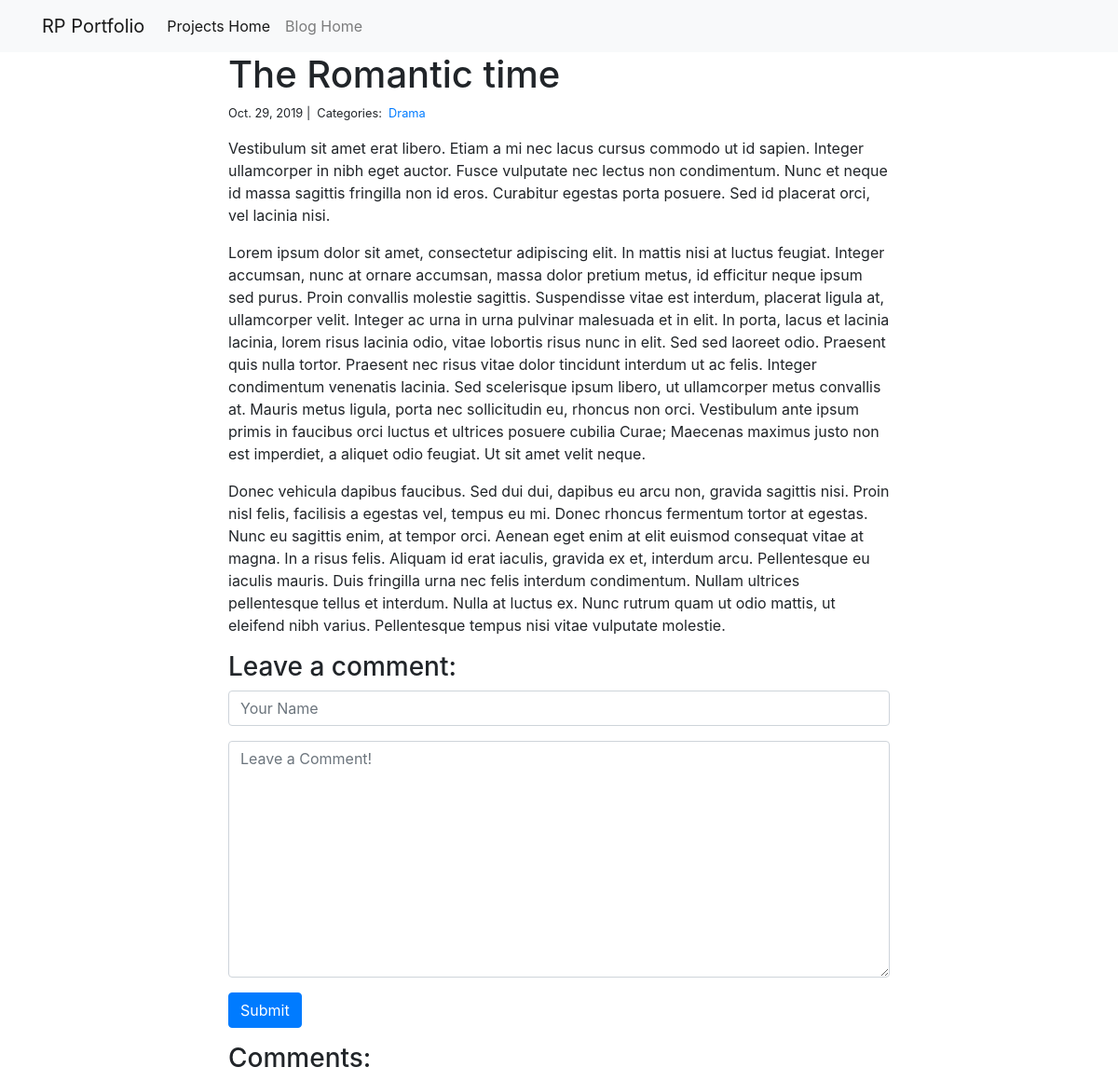
/blog/3/, run on an earlier commit of the app's database.
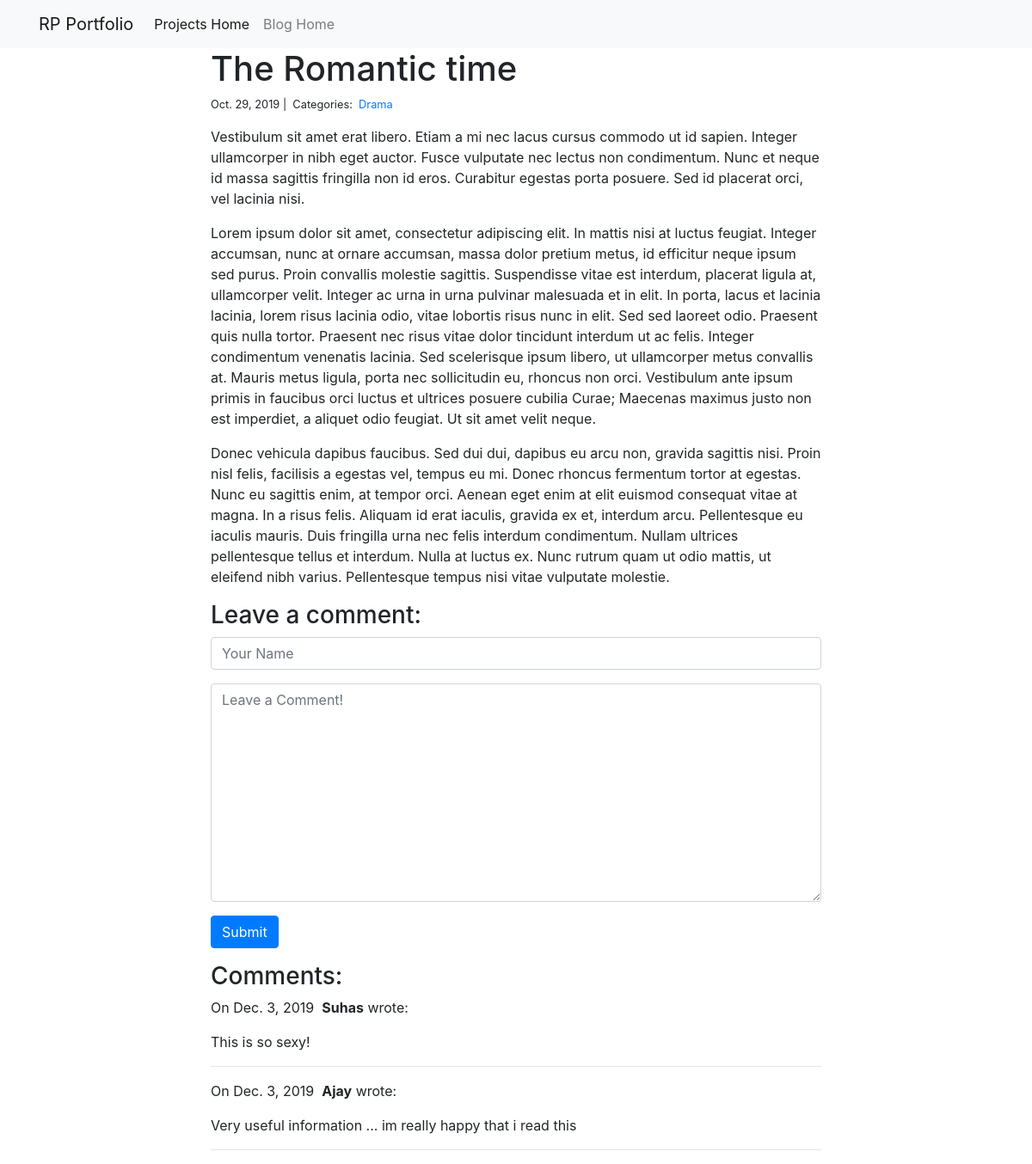
And on a later commit of the database.
### blog/models.py (models this page shows)
class Post(models.Model):
	title = models.CharField(max_length = 255)
	body = models.TextField()
	created_on = models.DateTimeField(auto_now_add = True)
	last_modified = models.DateTimeField(auto_now = True)
	categories = models.ManyToManyField('Category', related_name = 'posts')

class Category(models.Model):
	name = models.CharField(max_length = 20)

class Comment(models.Model):
	author = models.CharField(max_length = 60)
	body = models.TextField()
	created_on = models.DateTimeField(auto_now_add = True)
	post = models.ForeignKey('Post', on_delete = models.CASCADE)

### blog/views.py (the view, shortened to what this page needs)
# urls.py: path("<int:pk>/", views.blog_detail, name="blog_detail"),
def blog_detail(request, pk):
    post = Post.objects.get(pk=pk)
    form = CommentForm()
    comments = Comment.objects.filter(post=post)
    context = {
        "post": post,
        "comments": comments,
        "form": form,
    }
    return render(request, "blog_detail.html", context)

### blog/forms.py
class CommentForm(forms.Form):
	author = forms.CharField(
		max_length = 60,
		widget = forms.TextInput(attrs={
			"class": "form-control",
			"placeholder": "Your Name"
		})
	)
	body = forms.CharField(widget= forms.Textarea(
		attrs={
			"class": "form-control",
			"placeholder": "Leave a Comment!"
		})
	)

### blog/templates/blog_detail.html (shortened to what this page needs)
{% extends "base.html" %}
{% block page_content %}
<div class="col-md-8 offset-md-2">
    <h1>{{ post.title }}</h1>
    <small>
        {{ post.created_on.date }} |&nbsp;
        Categories:&nbsp;
        {% for category in post.categories.all %}
        <a href="{% url 'blog_category' category.name %}">
            {{ category.name }}
        </a>&nbsp;
        {% endfor %}
    </small>
    <p>{{ post.body | linebreaks }}</p>
    <h3>Leave a comment:</h3>
    <form action="/blog/{{ post.pk }}/" method="post">
        <div class="form-group">
            {{ form.author }}
        </div>
        <div class="form-group">
            {{ form.body }}
        </div>
        <button type="submit" class="btn btn-primary">Submit</button>
    </form>
    <h3>Comments:</h3>
    {% for comment in comments %}
    <p>
        On {{comment.created_on.date }}&nbsp;
        <b>{{ comment.author }}</b> wrote:
    </p>
    <p>{{ comment.body }}</p>
    <hr>
    {% endfor %}
</div>
{% endblock %}

### personal_portfolio/templates/base.html (shortened to what this page needs)
<link rel="stylesheet" href="https://stackpath.bootstrapcdn.com/bootstrap/4.1.3/css/bootstrap.min.css">
<nav class="navbar navbar-expand-lg navbar-light bg-light">
    <div class="container">
        <a class="navbar-brand" href="{% url 'project_index' %}">RP Portfolio</a>
        <div class="collapse navbar-collapse" id="navbarSupportedContent">
          <ul class="navbar-nav mr-auto">
            <li class="nav-item active">
              <a class="nav-link" href="{% url 'project_index' %}">Projects Home</a>
            </li>
            <li class="nav-item">
              <a class="nav-link" href="{% url 'blog_index' %}">Blog Home</a>
            </li>
          </ul>
        </div>
    </div>
</nav>
<div class="container">
    {% block page_content %}{% endblock %}
</div>

What changed in the data, as far as the page shows it:
added Comment: created_on "Dec. 3, 2019", author "Suhas", body "This is so sexy!"
added Comment: created_on "Dec. 3, 2019", author "Ajay", body "Very useful information ... im really happy that i read this"
